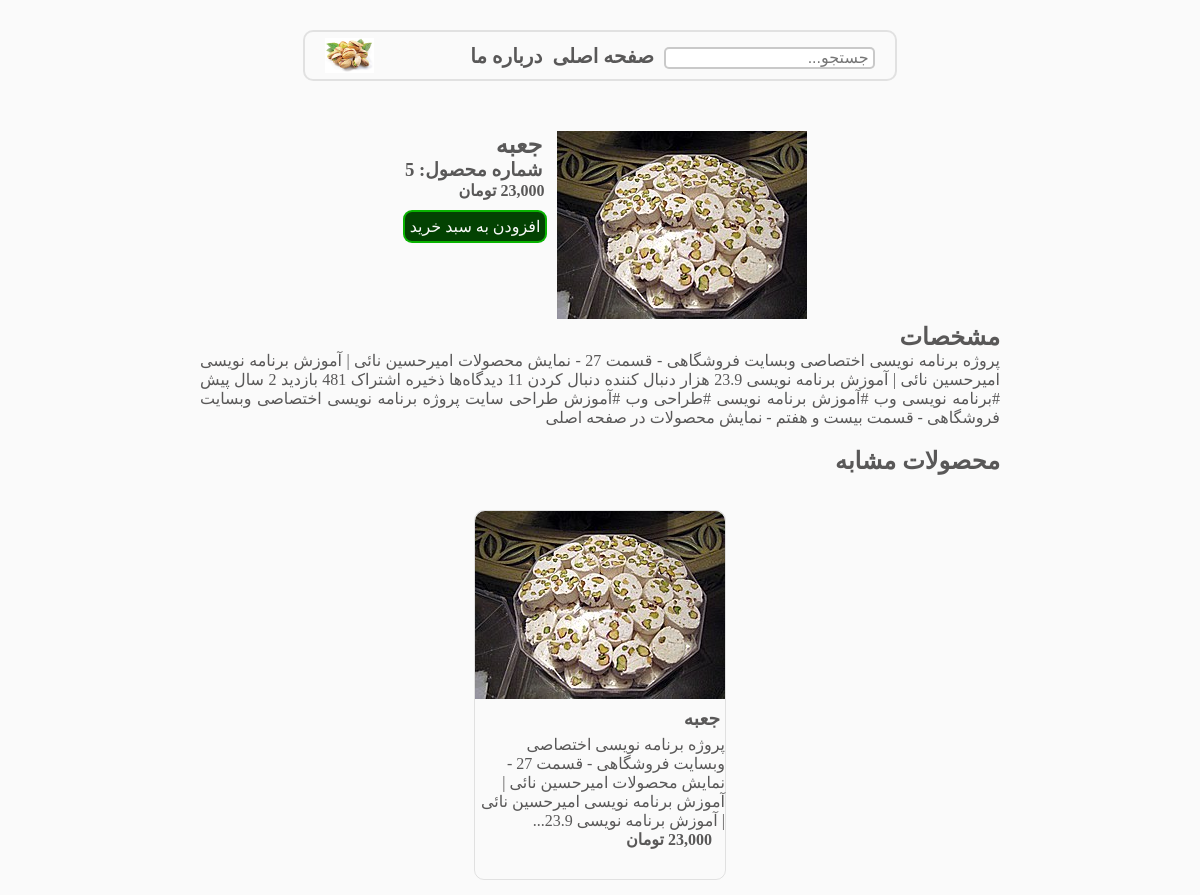
/product/5/جعبه, run on the app's committed database.
### models/product.py (models this page shows)
class Product(db.Model):
    __tablename__ = "products"
    id = Column(Integer, primary_key=True)
    name = Column(String, unique=True, nullable=False, index=True)
    description = Column(String, nullable=False, index=True)
    price = Column(Integer, nullable=False, index=True)
    active = Column(Integer, nullable=False, index=True)

### blueprint/general.py (the view)
@app.route('/product/<int:id>/<name>')
def product(id, name):
    products = Product.query.filter(Product.id == id).filter(Product.name == name).filter(Product.active == 1)\
        .first_or_404()
    another_product = Product.query.filter(Product.active == 1).filter(Product.name.like(f'%{products.name[0:5]}%')).order_by(func.random()).limit(3).all()
    return render_template('product.html', products=products, another_product=another_product)

### templates/product.html (shortened to what this page needs)
{% extends "base.html" %}
{% block body %}
    {% include 'part/header.html' %}
    <div class="product-detail">
    <div><img  src="{{ url_for('static',filename='cover/'+products.id|string+'.jpg') }}"></div>
    <section>
    <h1 style="margin-right: 15px">{{products.name}}</h1>
    <h3 style="margin-right: 15px">شماره محصول: {{products.id}}</h3>
       <div>
           <span class="price" style="float: right;padding-left: 10px;">{{ products.price }} </span><br>
           <a class="add-to-cart-btn2"  href="/add-to-cart?id={{products.id}}">افزودن به سبد خرید</a>
       </div>
    </section>
    </div>
<article class="product-description">
<h2>مشخصات</h2>
<p > {{ products.description }}</p>
</article>
    <section class="similar-products-box">
         <h2>محصولات مشابه</h2>
         <section class="products">
                 {% for p in another_product %}
                    {% include 'part/product.html' %}
                 {% endfor %}
         </section>
    </section>
{% endblock %}

### templates/part/product.html (shortened to what this page needs)
<div class="product-box">
<a  style="all:unset;cursor: pointer" href="{{url_for('general.product',id=p.id,name=p.name)}}">
    <section >
       <img src="{{url_for('static',filename='cover/'+p.id|string+'.jpg')}}">
       <h3>{{ p.name }}</h3>
       <p>{{p.description|truncate(150)}}</p>
        <span class="price">
        </span>
    </section>
</a>
</div>

### static/css/index.css (style rules this page uses)
body { padding: 0px; margin: 0px; font-size: 16px; background:#fafafa; color: var(--fontcolor--); }
:root { --fontcolor-- : #595858; }
.product-box section { max-width: 250px; margin: 15px; border: 1px solid rgba(0,0,0,0.1); border-radius: 10px; height: 100%; padding-bottom: 30px; }
.products { max-width: 847px; flex-wrap:wrap; margin: auto; display: flex; justify-content: center; align-items: start; margin-top: 20px; }
.product-box section>img { width: 100%; border-top-right-radius: inherit; border-top-left-radius: inherit; }
.product-box section>h3 { margin: 5px; }
.product-box { position: relative; }
* { transition: all 200ms; margin: 0; padding: 0; }
.price { font-weight: 600; font-size: 16px; padding-right: 13px; }
.add-to-cart-btn2 { text-decoration: none; padding: 5px; font-size: 16px; border: 2px solid rgba(14,255,0,0.6); border-radius: 9px; background: rgb(3, 66, 2); color: #fafafa; float:left; margin: 10px; font-weight:400; }
.product-detail { display: flex; flex-wrap: wrap; max-width: 800px; justify-content: center; align-items: start; margin: 50px auto auto; }
.product-description { max-width: 800px; margin: auto; }
.product-description p { text-align: justify; }
.similar-products-box { max-width: 800px; margin: 20px auto auto; }

### data on the page
Product: name "جعبه", id "5", description "پروژه برنامه نویسی اختصاصی وبسایت فروشگاهی - قسمت 27 - نمایش محصولات امیرحسین نائی | آموزش برنامه نویسی امیرحسین نائی | آموزش برنامه نویسی 23.9 هزار دنبال کننده دنبال کردن 11 دیدگاه‌ها ذخیره اشتراک 481 بازدید 2 سال پیش #برنامه نویسی وب #آموزش برنامه نویسی #طراحی وب #آموزش طراحی سایت پروژه برنامه نویسی اختصاصی وبسایت فروشگاهی - قسمت بیست و هفتم - نمایش محصولات در صفحه اصلی", description "پروژه برنامه نویسی اختصاصی وبسایت فروشگاهی - قسمت 27 - نمایش محصولات امیرحسین نائی | آموزش برنامه نویسی امیرحسین نائی | آموزش برنامه نویسی 23.9..."
